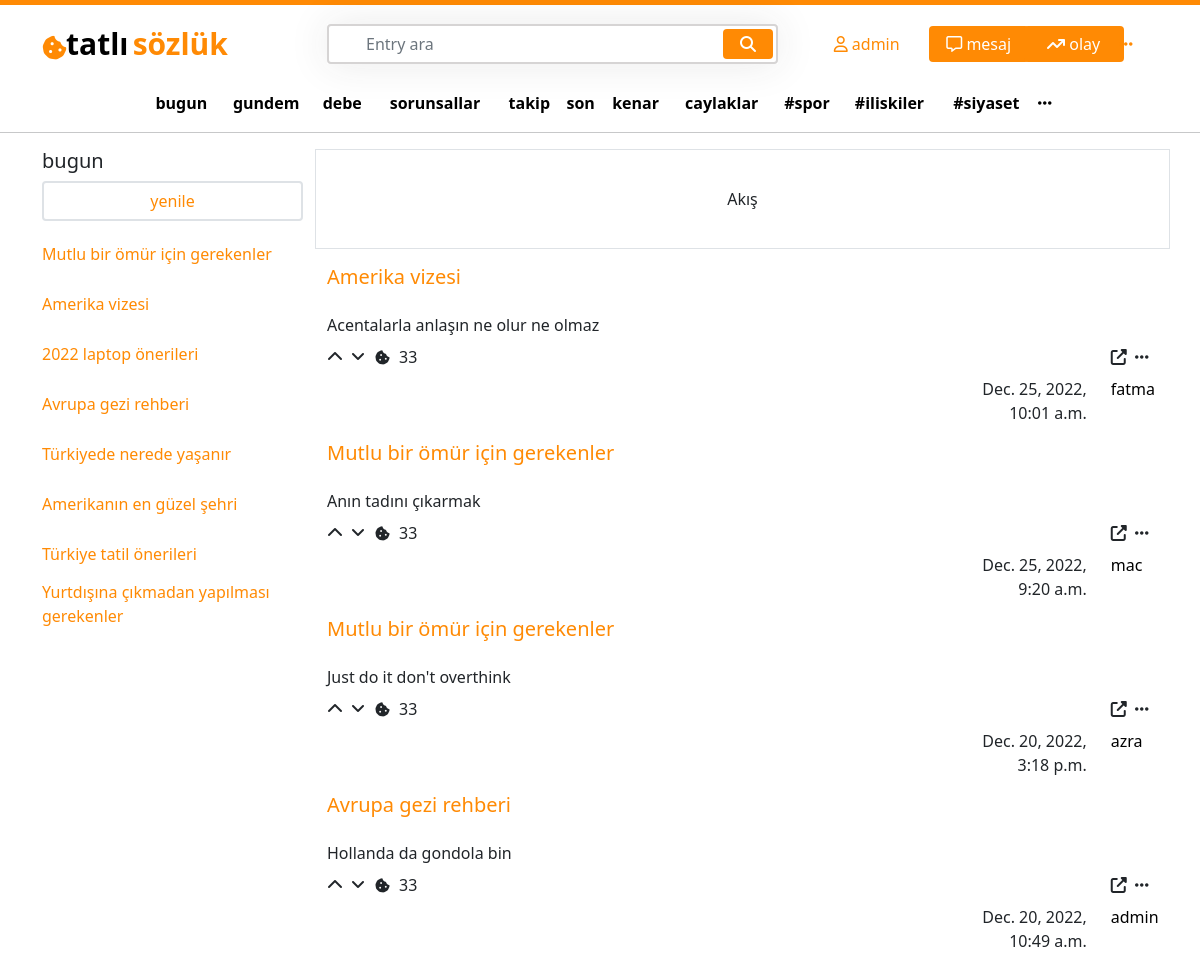
/ (signed in), run on the app's committed database.
### user/models.py (models this page shows, shortened)
class User(AbstractBaseUser):
    email = models.EmailField(max_length=100, unique=True)
    username = models.CharField(max_length=50, unique=True)
    date_joined = models.DateTimeField(auto_now_add=True)
    last_login = models.DateTimeField(auto_now_add=True)
    created_date = models.DateTimeField(auto_now_add=True)
    modified_date = models.DateTimeField(auto_now=True)
    is_admin = models.BooleanField(default=True)
    is_staff = models.BooleanField(default=True)
    is_active = models.BooleanField(default=True)
    is_superadmin = models.BooleanField(default=True)
    USERNAME_FIELD = 'email'
    REQUIRED_FIELDS = ['username']
    objects = UserManager()

### entry/models.py (models this page shows, shortened)
class Entry(models.Model):
    user = models.ForeignKey(User, on_delete=models.CASCADE)
    entry_slug =  models.CharField(max_length=85, blank=True, null=True)
    entry_name =  models.CharField(max_length=85, blank=True, null=True)
    created_at = models.DateTimeField(auto_now_add=True)
    updated_at = models.DateTimeField(auto_now=True)
    def __str__(self):
        return self.entry_name

class EntryComments(models.Model):
    comment_body =  models.CharField(max_length=85, blank=True, null=True)
    commented_entry = models.ForeignKey(Entry, on_delete=models.CASCADE)
    likes_to_the_comment = models.PositiveIntegerField(default=0)
    writer = models.ForeignKey(User, on_delete=models.CASCADE, null=True)
    created_at = models.DateTimeField(auto_now_add=True)

### homepage/views.py (the view)
# urls.py: path('', views.home, name='home'),
def home(request):
    all_entries = Entry.objects.all().order_by('-created_at')
    first_comment = EntryComments.objects.all().order_by('-created_at')
    paginator = Paginator(first_comment, 10) # Show 25 contacts per page.
    page_number = request.GET.get('page')
    page_obj = paginator.get_page(page_number)
    context = {
        'all_entries' : all_entries,
        'page_obj': page_obj
    }
    return render(request, 'home.html', context)

### templates/home.html (shortened to what this page needs)
{% extends 'base.html' %}
{% load static %}
{% block content %}
            <div class="col-lg-9 main_left">
                <div class="row">
                    <div class="col-lg-12 d-flex align-items-center justify-content-center border border-1" style="height: 100px;">
                        Akış
                    </div>
                    {% for i in page_obj %}
                    <div class="col-lg-12">
                        <div class="row mt-3">
                            <div class="col-lg-12 ">
                                <h5>
                                    <a href="">{{i.commented_entry}}</a>
                                </h5>
                            </div>
                            <div class="col-lg-12 mt-3">
                                <span>
                                        {{i.comment_body}}
                                </span>
                            </div>
                            <div class="col-lg-12 mt-2">
                                <div class="row justify-content-between">
                                    <div class="col-lg-3">
                                        <div class="row">
                                            <div class="col-lg-1">
                                                <i class="fa-solid fa-chevron-up"></i>
                                            </div>
                                            <div class="col-lg-1">
                                                <i class="fa-solid fa-angle-down"></i>
                                            </div>
                                            <div class="col-lg-1">
                                                <i class="fa-solid fa-cookie-bite"style="font-size:15px ;"></i>
                                            </div>
                                            <div class="col-lg-1">
                                                <span>33</span>
                                            </div>
                                        </div>
                                    </div>
                                    <div class="col-lg-1">
                                        <div class="row justify-content-start">
                                            <div class="col-lg-1">
                                                <i class="fa-solid fa-up-right-from-square"></i>
                                            </div>
                                            <div class="col-lg-1 ">
                                                <i class="fa-solid fa-ellipsis"></i>
                                            </div>
                                        </div>
                                    </div>
                                </div>
                            </div>
                            <div class="col-lg-12 mt-2">
                                <div class="row justify-content-end">
                                    <div class="col-lg-2 text-end">
                                        <div class="row">
                                            <div class="col-lg-12">
                                                <span> {{i.created_at}}</span>
                                            </div>
                                        </div>
                                    </div>
                                    <div class="col-lg-1">
                                        <a href="" style="color: black;">
                                            {{i.writer.username}}
                                        </a>
                                    </div>
                                </div>
                            </div>
                        </div>
                    </div>
                    {% endfor %}
            </div>
        </div>
    </div>
{% endblock %}

### templates/base.html (shortened to what this page needs)
{% load static %}
<!DOCTYPE html>
<html lang="en">
<head>
    <link href="https://cdn.jsdelivr.net/npm/bootstrap@5.1.3/dist/css/bootstrap.min.css" rel="stylesheet">
    <link rel="stylesheet" href="https://cdnjs.cloudflare.com/ajax/libs/font-awesome/6.2.1/css/all.min.css" />
    <link rel="stylesheet" href="{% static 'css/home.css' %}">
</head>
<body>
    <div class="topline"></div>
    <div class="container mt-3">
        <div class="row d-flex align-items-center">
            <div class="col-lg-3">
                <div class="row">
                    <div class="col-lg-1" style="margin-top: 14px;">
                        <i class="fa-solid fa-cookie-bite" id="logo" style="font-size:25px ;"></i>
                    </div>
                    <div class="col-lg-10">
                        <a href="{% url 'home' %}">
                            <span class="logo_left p-0 m-0" style="color: black;">tatlı</span>
                            <span class="logo_right p-0 m-0">sözlük</span>
                        </a>
                    </div>
                </div>
            </div>
            <div class="col-5">
                <div class="search">
                    <form action="{% url 'entrypage' %}" method="POST">
                        <input type="text" class="form-control" name="searched_entry" placeholder="Entry ara">
                        <button type="submit" name="search_entry_button" value="Submit" class="btn btn-primary"><i class="fa fa-search"></i></button>
                    </form>
                </div>
            </div>
            <div class="col-lg-4">
                <div class="row justify-content-end">
                    {% if request.user.is_authenticated %}
                    <div class="col-lg-3 my-auto">
                        <a href="{% url 'user_page' %}" style="text-decoration: none;">
                            <i class="fa-regular fa-user" style=" color:  rgb(255, 138, 4);;"></i>
                            <span>{{request.user.username}}</span>
                        </a>
                    </div>
                    <div class="col-lg-3">
                        <button type="button" class="btn btn-primary topbtn">
                            <i class="fa-regular fa-message"></i>
                            <span>mesaj</span>
                        </button>
                    </div>
                    <div class="col-lg-3">
                        <button type="button" class="btn btn-primary topbtn">
                            <i class="fa-solid fa-arrow-trend-up"></i>
                            <span>olay</span>
                        </button>
                    </div>
                    <div class="col-lg-2 my-auto dots_for_box" >
                        <span style="cursor: pointer;">
                            <i class="fa-solid fa-ellipsis" style=" color:  rgb(255, 138, 4);;"></i>
                        </span>
                    </div>
                        {% else %}
                        <a href="{% url 'login' %}" style="width: 50%;">Giriş yap da görelim neyin varmış</a>
                        <a href="{% url 'register' %}" style="width: 50%;">Hala aramıza katılmadın mı?</a>
                        {% endif %}
                </div>
            </div>
        </div>
        <div class="row justify-content-center mt-4">
            <table style="width:80%">
                <tr>
                  <td><a href="" class="td ">bugun</a></td>
                  <td><a href="" class="td">gundem</a></td>
                  <td><a href="" class="td">debe</a></td>
                  <td><a href="" class="td">sorunsallar</a></td>
                  <td><a href="" class="td">takip</a></td>
                  <td><a href="" class="td">son</a></td>
                  <td><a href="" class="td">kenar</a></td>
                  <td><a href="" class="td">caylaklar</a></td>
                  <td><a href="" class="td">#spor</a></td>
                  <td><a href="" class="td">#iliskiler</a></td>
                  <td><a href="" class="td">#siyaset</a></td>
                  <td><a href="" class="td"><i class="fa-solid fa-ellipsis"></i></a></td>
                </tr>
              </table>
        </div>
    </div>
<hr>
<div class="container">
    <div class="row">
        <div class="col-lg-3 main_left">
            <div class="col-lg-12">
                <h5>bugun</h5>
            </div>
            <div class="col-lg-12">
                <button class="btn btn-light w-100 border border-2" style="background-color: transparent !important;">
                 <a href="" style=" text-decoration: none; color:  rgb(255, 138, 4);;">yenile</a>
                </button>
            </div>
            <div class="col-lg-12 mt-2">
                <ul class='p-0 ul_left'>
                        {% for i in all_entries %}
                        <li class="li">
                            <a href="{% url 'entry_detail' i.entry_name %}">
                            {{i.entry_name}}
                            </a>
                        </li>
                        {% endfor %}
                </ul>
            </div>
        </div>
{% block content %}
{% endblock %}
</body>
</html>

### static/css/home.css (style rules this page uses)
.topline { width: 100%; background-color: rgb(255, 138, 4); height: 5px; }
.logo_left { font-size: 30px; font-weight: 600; }
.logo_right { font-size: 30px; font-weight: 600; color: rgb(255, 138, 4); }
#logo { color: rgb(255, 138, 4); }
.search { position: relative; box-shadow: 0 0 40px rgba(51, 51, 51, .1); }
.search input { height: 40px; text-indent: 25px; border: 2px solid #d6d4d4; }
.search button { position: absolute; top: 5px; right: 5px; height: 30px; width: 50px; background: rgb(92, 4, 255); display: flex; align-items: center; justify-content: center; }
.topbtn { width: 100px !important; margin-right: 10px !important; ; }
.td { font-weight: 600; font-size: 16px; color: black; text-decoration: none; display: flex; align-items: center; justify-content: center; }
.main_left { overflow-y: scroll; height:820px; scrollbar-color: rebeccapurple green; scrollbar-width: thin; }
.li { text-decoration: none; list-style: none; height: 50px; display: flex; align-items: center; }
button { background-color: rgb(255, 138, 4) !important; border: none !important; }
a { color: rgb(255, 138, 4);; text-decoration: none; }

### data on the page
User: user.username "admin"
Entry: entry_name "Mutlu bir ömür için gerekenler"
Entry: entry_name "Amerika vizesi"
Entry: entry_name "2022 laptop önerileri"
Entry: entry_name "Avrupa gezi rehberi"
Entry: entry_name "Türkiyede nerede yaşanır"
Entry: entry_name "Amerikanın en güzel şehri"
Entry: entry_name "Türkiye tatil önerileri"
Entry: entry_name "Yurtdışına çıkmadan yapılması gerekenler"
EntryComments: commented_entry "Amerika vizesi", comment_body "Acentalarla anlaşın ne olur ne olmaz", created_at "Dec. 25, 2022, 10:01 a.m.", writer.username "fatma"
EntryComments: commented_entry "Mutlu bir ömür için gerekenler", comment_body "Anın tadını çıkarmak", created_at "Dec. 25, 2022, 9:20 a.m.", writer.username "mac"
EntryComments: commented_entry "Mutlu bir ömür için gerekenler", comment_body "Just do it don't overthink", created_at "Dec. 20, 2022, 3:18 p.m.", writer.username "azra"
EntryComments: commented_entry "Avrupa gezi rehberi", comment_body "Hollanda da gondola bin", created_at "Dec. 20, 2022, 10:49 a.m.", writer.username "admin"
